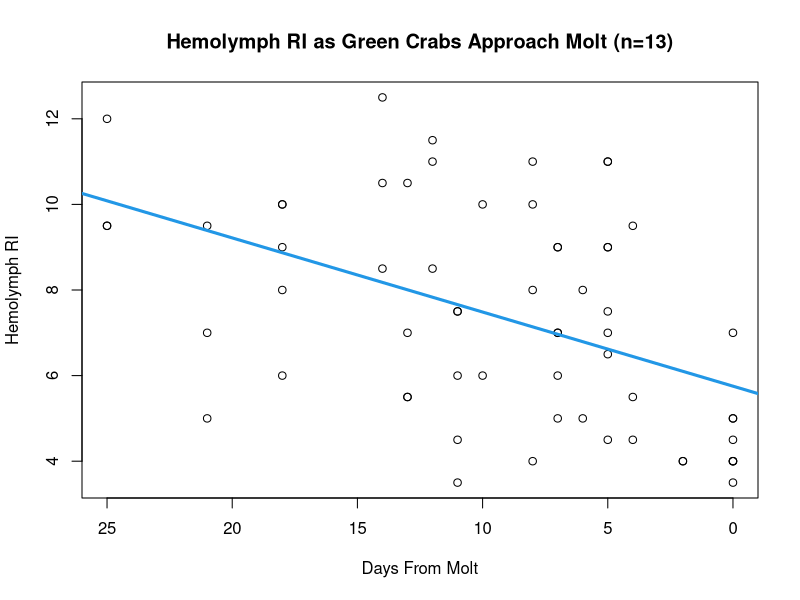
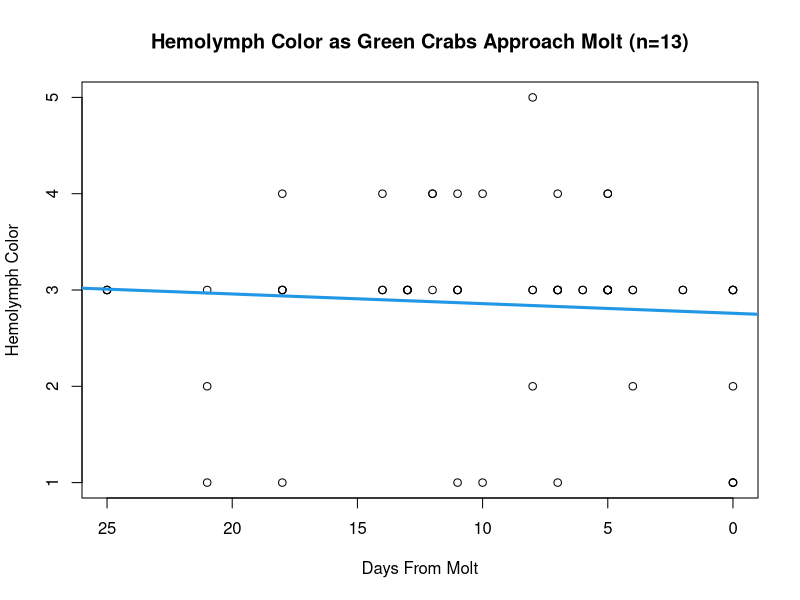
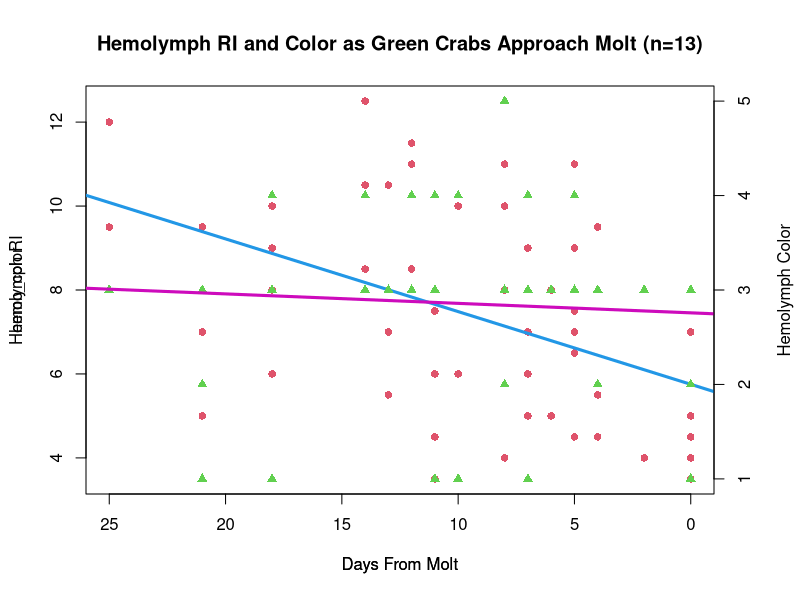
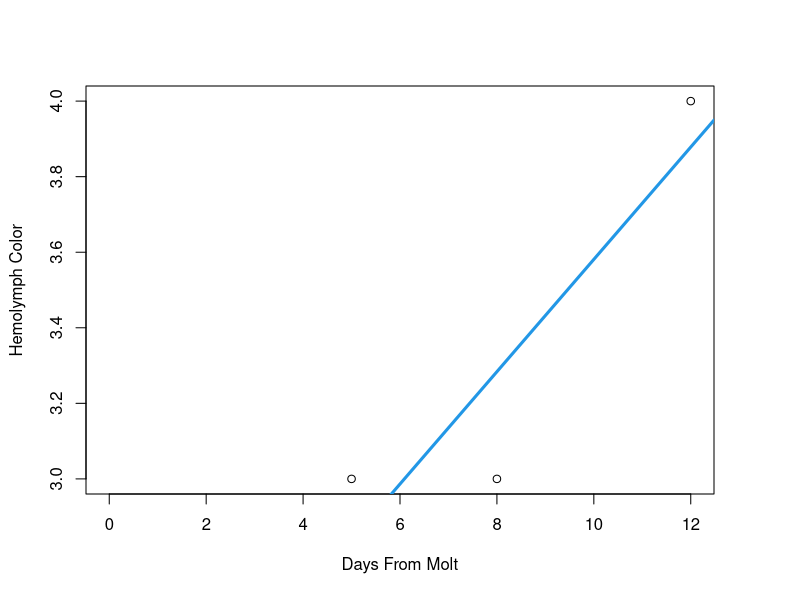
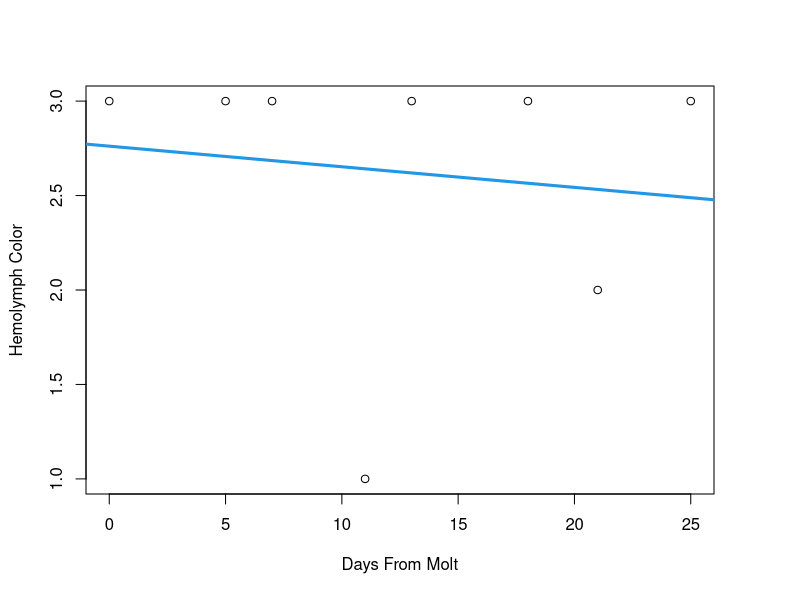
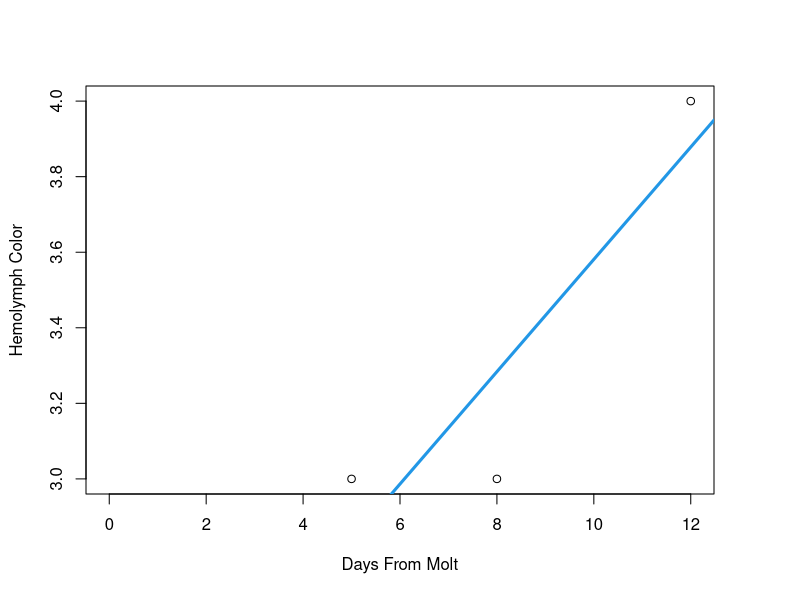
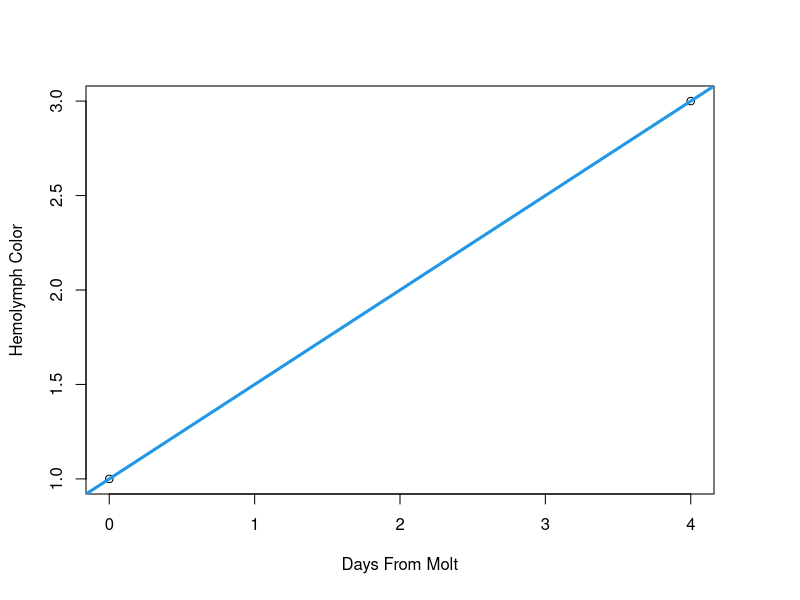
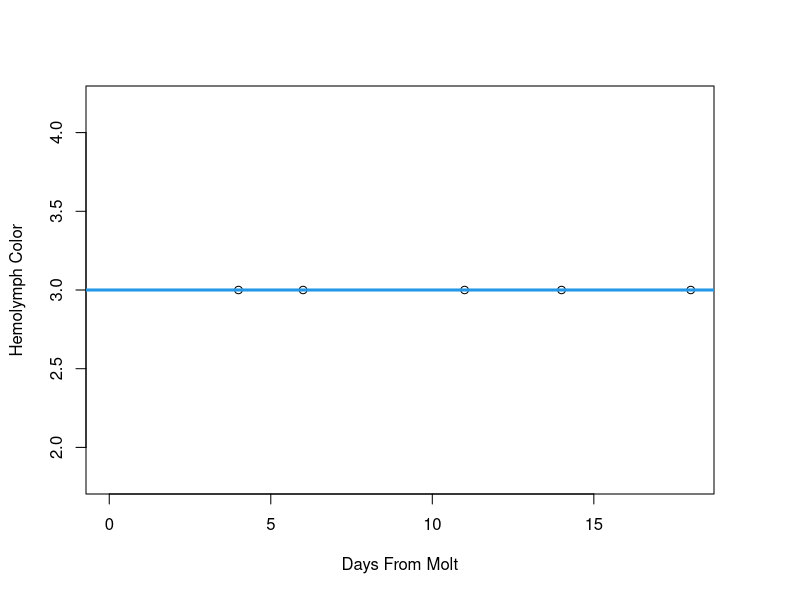

These figures' R source, in order:
## ---- chunk 1

molt_dat <- read.csv("../data/wl_molt_dat.csv")
# read in .csv

library(car)
# load relevant libraries for stats analysis
## ---- chunk 2

plot(hemo_ri ~ days_from_molt, data = molt_dat,
     main = "Hemolymph RI as Green Crabs Approach Molt (n=13)",
     xlim = rev(range(days_from_molt)),
     xlab = "Days From Molt", 
     ylab = "Hemolymph RI")
abline(lm (hemo_ri ~ days_from_molt, data = molt_dat), col = 4, lwd = 3)

# plots hemo ri vs days from molt for all 13 crabs
# need to reverse x axis to count down to molt
# appears to be downward trend in hemolymph RI as crabs approach molt
# need to investigate on an individual level
## ---- chunk 3
ri_mod <- lm(hemo_ri ~ days_from_molt, data = molt_dat)
summary(ri_mod)
anova(ri_mod)
car::Anova(ri_mod, type = 3)

# linear models for significance testing 

## ---- chunk 4

plot(hemo_color ~ days_from_molt, data = molt_dat,
     main = "Hemolymph Color as Green Crabs Approach Molt (n=13)",
     xlim = rev(range(days_from_molt)),
     xlab = "Days From Molt", 
     ylab = "Hemolymph Color")
abline(lm (hemo_color ~ days_from_molt, data = molt_dat), col = 4, lwd = 3)

# plots hemo color vs days from molt for all 13 crabs
# need to reverse x axis to count down to molt
# doesn't appear to be strong trend or correlation

## ---- chunk 5

col_mod <- lm(hemo_color ~ days_from_molt, data = molt_dat)
summary(col_mod)
anova(col_mod)
car::Anova(col_mod, type = 3)

# linear models for significance testing 

## ---- chunk 6

par(mar = c(5, 4, 4, 4) + 0.3)
plot(hemo_ri ~ days_from_molt, data = molt_dat,
     main = "Hemolymph RI and Color as Green Crabs Approach Molt (n=13)",
     xlim = rev(range(days_from_molt)),
     xlab = "Days From Molt", 
     ylab = "Hemolymph RI",
     pch = 16, col = 2)
abline(lm (hemo_ri ~ days_from_molt, data = molt_dat), col = 4, lwd = 3)
par(new = TRUE)                             
plot(hemo_color ~ days_from_molt, data = molt_dat,
     xlim = rev(range(days_from_molt)),
     xlab = "Days From Molt",
     pch = 17, col =3,
     axes = FALSE)
abline(lm (hemo_color ~ days_from_molt, data = molt_dat), col = 6, lwd = 3)
axis(side = 4, at = pretty(range(c(1, 2, 3, 4, 5))))      
mtext("Hemolymph Color", side = 4, line = 3) 


# overlaid two graphs to see hemo ri and color trends 
# some issues to resolve still; look at r graph gallery and gg plot
## ---- chunk 7

# individual hemo color graphs over time

plot(hemo_color ~ days_from_molt, data = molt_dat,
     subset = crab_id == "GBGB",
     xlab = "Days From Molt", 
     ylab = "Hemolymph Color")
abline(lm (hemo_color ~ days_from_molt, data = molt_dat, 
           subset = crab_id == "GBGB"), col = 4, lwd = 3)

plot(hemo_color ~ days_from_molt, data = molt_dat,
     subset = crab_id == "GBGG",
     xlab = "Days From Molt", 
     ylab = "Hemolymph Color")
abline(lm (hemo_color ~ days_from_molt, data = molt_dat, 
           subset = crab_id == "GBGG"), col = 4, lwd = 3)

plot(hemo_color ~ days_from_molt, data = molt_dat,
     subset = crab_id == "GBGB",
     xlab = "Days From Molt", 
     ylab = "Hemolymph Color")
abline(lm (hemo_color ~ days_from_molt, data = molt_dat, 
           subset = crab_id == "GBGB"), col = 4, lwd = 3)

plot(hemo_color ~ days_from_molt, data = molt_dat,
     subset = crab_id == "GBGY",
     xlab = "Days From Molt", 
     ylab = "Hemolymph Color")
abline(lm (hemo_color ~ days_from_molt, data = molt_dat, 
           subset = crab_id == "GBGY"), col = 4, lwd = 3)

plot(hemo_color ~ days_from_molt, data = molt_dat,
     subset = crab_id == "GBKR",
     xlab = "Days From Molt", 
     ylab = "Hemolymph Color")
abline(lm (hemo_color ~ days_from_molt, data = molt_dat, 
           subset = crab_id == "GBKR"), col = 4, lwd = 3)

plot(hemo_color ~ days_from_molt, data = molt_dat,
     subset = crab_id == "GBWK",
     xlab = "Days From Molt", 
     ylab = "Hemolymph Color")
abline(lm (hemo_color ~ days_from_molt, data = molt_dat, 
           subset = crab_id == "GBWK"), col = 4, lwd = 3)

plot(hemo_color ~ days_from_molt, data = molt_dat,
     subset = crab_id == "GBYB",
     xlab = "Days From Molt", 
     ylab = "Hemolymph Color")
abline(lm (hemo_color ~ days_from_molt, data = molt_dat, 
           subset = crab_id == "GBYB"), col = 4, lwd = 3)

plot(hemo_color ~ days_from_molt, data = molt_dat,
     subset = crab_id == "GGBR",
     xlab = "Days From Molt", 
     ylab = "Hemolymph Color")
abline(lm (hemo_color ~ days_from_molt, data = molt_dat, 
           subset = crab_id == "GGBR"), col = 4, lwd = 3)

plot(hemo_color ~ days_from_molt, data = molt_dat,
     subset = crab_id == "GGBY",
     xlab = "Days From Molt", 
     ylab = "Hemolymph Color")
abline(lm (hemo_color ~ days_from_molt, data = molt_dat, 
           subset = crab_id == "GGBY"), col = 4, lwd = 3)

plot(hemo_color ~ days_from_molt, data = molt_dat,
     subset = crab_id == "GGGW",
     xlab = "Days From Molt", 
     ylab = "Hemolymph Color")
abline(lm (hemo_color ~ days_from_molt, data = molt_dat, 
           subset = crab_id == "GGGW"), col = 4, lwd = 3)

plot(hemo_color ~ days_from_molt, data = molt_dat,
     subset = crab_id == "GGGY",
     xlab = "Days From Molt", 
     ylab = "Hemolymph Color")
abline(lm (hemo_color ~ days_from_molt, data = molt_dat, 
           subset = crab_id == "GGGY"), col = 4, lwd = 3)

plot(hemo_color ~ days_from_molt, data = molt_dat,
     subset = crab_id == "GGKG",
     xlab = "Days From Molt", 
     ylab = "Hemolymph Color")
abline(lm (hemo_color ~ days_from_molt, data = molt_dat, 
           subset = crab_id == "GGKG"), col = 4, lwd = 3)

plot(hemo_color ~ days_from_molt, data = molt_dat,
     subset = crab_id == "GGKR",
     xlab = "Days From Molt", 
     ylab = "Hemolymph Color")
abline(lm (hemo_color ~ days_from_molt, data = molt_dat, 
           subset = crab_id == "GGKR"), col = 4, lwd = 3)

plot(hemo_color ~ days_from_molt, data = molt_dat,
     subset = crab_id == "GGW",
     xlab = "Days From Molt", 
     ylab = "Hemolymph Color")
abline(lm (hemo_color ~ days_from_molt, data = molt_dat, 
           subset = crab_id == "GGW"), col = 4, lwd = 3)
## ---- chunk 8

# individual RI graphs over time
# appears that as crabs approach molt, RI decreases

plot(hemo_ri ~ days_from_molt, data = molt_dat,
     subset = crab_id == "GBGB",
     xlab = "Days From Molt", 
     ylab = "Hemolymph RI")
abline(lm (hemo_ri ~ days_from_molt, data = molt_dat, 
           subset = crab_id == "GBGB"), col = 4, lwd = 3)

plot(hemo_ri ~ days_from_molt, data = molt_dat,
     subset = crab_id == "GBGG",
     xlab = "Days From Molt", 
     ylab = "Hemolymph RI")
abline(lm (hemo_ri ~ days_from_molt, data = molt_dat, 
           subset = crab_id == "GBGG"), col = 4, lwd = 3)

plot(hemo_ri ~ days_from_molt, data = molt_dat,
     subset = crab_id == "GBGB",
     xlab = "Days From Molt", 
     ylab = "Hemolymph RI")
abline(lm (hemo_ri ~ days_from_molt, data = molt_dat, 
           subset = crab_id == "GBGB"), col = 4, lwd = 3)

plot(hemo_ri ~ days_from_molt, data = molt_dat,
     subset = crab_id == "GBGY",
     xlab = "Days From Molt", 
     ylab = "Hemolymph RI")
abline(lm (hemo_ri ~ days_from_molt, data = molt_dat, 
           subset = crab_id == "GBGY"), col = 4, lwd = 3)

plot(hemo_ri ~ days_from_molt, data = molt_dat,
     subset = crab_id == "GBKR",
     xlab = "Days From Molt", 
     ylab = "Hemolymph RI")
abline(lm (hemo_ri ~ days_from_molt, data = molt_dat, 
           subset = crab_id == "GBKR"), col = 4, lwd = 3)

plot(hemo_ri ~ days_from_molt, data = molt_dat,
     subset = crab_id == "GBWK",
     xlab = "Days From Molt", 
     ylab = "Hemolymph RI")
abline(lm (hemo_ri ~ days_from_molt, data = molt_dat, 
           subset = crab_id == "GBWK"), col = 4, lwd = 3)

plot(hemo_ri ~ days_from_molt, data = molt_dat,
     subset = crab_id == "GBYB",
     xlab = "Days From Molt", 
     ylab = "Hemolymph RI")
abline(lm (hemo_ri ~ days_from_molt, data = molt_dat, 
           subset = crab_id == "GBYB"), col = 4, lwd = 3)

plot(hemo_ri ~ days_from_molt, data = molt_dat,
     subset = crab_id == "GGBR",
     xlab = "Days From Molt", 
     ylab = "Hemolymph RI")
abline(lm (hemo_ri ~ days_from_molt, data = molt_dat, 
           subset = crab_id == "GGBR"), col = 4, lwd = 3)

plot(hemo_ri ~ days_from_molt, data = molt_dat,
     subset = crab_id == "GGBY",
     xlab = "Days From Molt", 
     ylab = "Hemolymph RI")
abline(lm (hemo_ri ~ days_from_molt, data = molt_dat, 
           subset = crab_id == "GGBY"), col = 4, lwd = 3)

plot(hemo_ri ~ days_from_molt, data = molt_dat,
     subset = crab_id == "GGGW",
     xlab = "Days From Molt", 
     ylab = "Hemolymph RI")
abline(lm (hemo_ri ~ days_from_molt, data = molt_dat, 
           subset = crab_id == "GGGW"), col = 4, lwd = 3)

plot(hemo_ri ~ days_from_molt, data = molt_dat,
     subset = crab_id == "GGGY",
     xlab = "Days From Molt", 
     ylab = "Hemolymph RI")
abline(lm (hemo_ri ~ days_from_molt, data = molt_dat, 
           subset = crab_id == "GGGY"), col = 4, lwd = 3)

plot(hemo_ri ~ days_from_molt, data = molt_dat,
     subset = crab_id == "GGKG",
     xlab = "Days From Molt", 
     ylab = "Hemolymph RI")
abline(lm (hemo_ri ~ days_from_molt, data = molt_dat, 
           subset = crab_id == "GGKG"), col = 4, lwd = 3)

plot(hemo_ri ~ days_from_molt, data = molt_dat,
     subset = crab_id == "GGKR",
     xlab = "Days From Molt", 
     ylab = "Hemolymph RI")
abline(lm (hemo_ri ~ days_from_molt, data = molt_dat, 
           subset = crab_id == "GGKR"), col = 4, lwd = 3)

plot(hemo_ri ~ days_from_molt, data = molt_dat,
     subset = crab_id == "GGW",
     xlab = "Days From Molt", 
     ylab = "Hemolymph RI")
abline(lm (hemo_ri ~ days_from_molt, data = molt_dat, 
           subset = crab_id == "GGW"), col = 4, lwd = 3)
